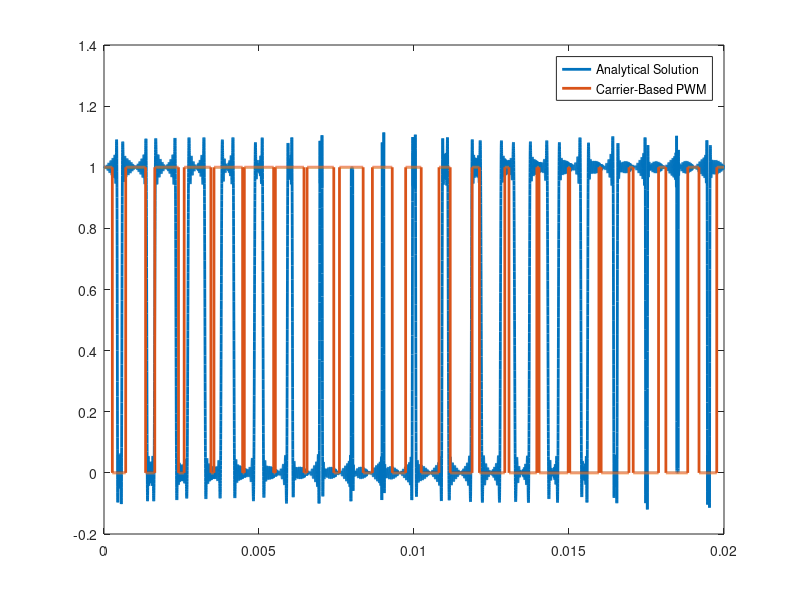

The MATLAB source for this figure:

clear ;
clc;
tic;
%% Time array
Tstep = 1e-6; % s
Ts = Tstep; % s
ma = 0.9;
fout = 50; % Hz
fsw = 1e3; % Hz
Tfinal =1/fout ; % s
time_array = 0:Tstep:Tfinal-Tstep;
NumberofSteps = numel(time_array);
%% Generate switching signals
The_c=0;
VrefA = ma*sin(2*pi*fout*time_array);
VrefB = ma*sin(2*pi*fout*time_array-2*pi/3);
VrefC = ma*sin(2*pi*fout*time_array-4*pi/3);
Vtriang = zeros(1, NumberofSteps);
for k = 1:Tfinal*fsw
   Triang_temp = triang(1/(Ts*fsw));
   Vtriang((length(Triang_temp)*(k-1)+1:k/(Tstep*fsw))) = (Triang_temp*2)-1;
end
Vcarrier = Vtriang;
SA = double(VrefA > Vcarrier);
SB = double(VrefB > Vcarrier);
SC = double(VrefC > Vcarrier);

%%
k=ma;
w_o=2*pi*fout;
w_c= 2*pi*fsw;
The_o=pi/2-2*pi/3;
The_c=0;

%% for SA
SAA=zeros(size(time_array));

for m=1:1000
    for n= -20:20  
        SAA=SAA+ (2/(m*pi))*sin((m+n)*pi/2)*...
                besselj(n,m*k*pi/2)*...
                cos(m*(w_c*time_array-The_c)...
                +n*(w_o*time_array-The_o));
       
        
        
    end
end


SAA= SAA+(1/2)+ (k/2)*cos(w_o*time_array-The_o);

toc;
%%
figure();
plot(time_array,SAA,'Linewidth',2);
hold on;
plot(time_array,SA,'Linewidth',2);

legend('Analytical Solution', 'Carrier-Based PWM')
